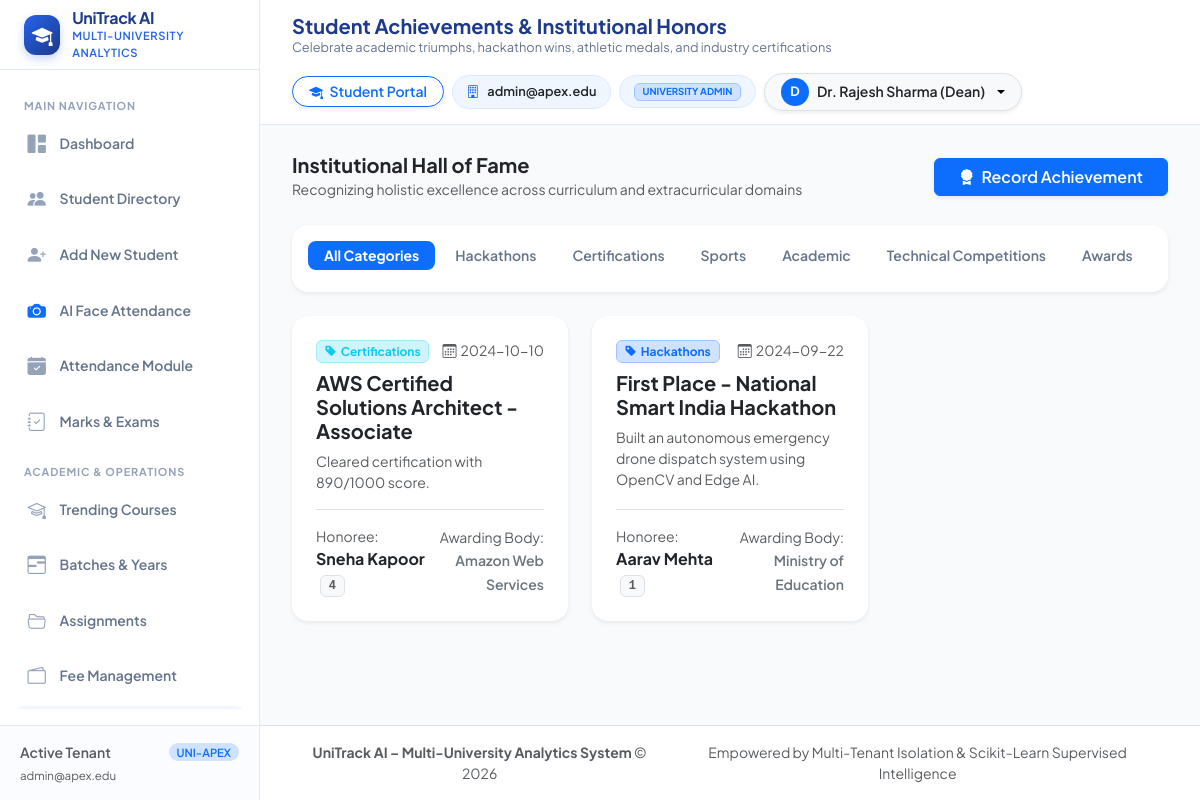
/achievements (signed in), run on the app's committed database.
### tables this page shows
CREATE TABLE achievements (
            id INTEGER PRIMARY KEY AUTOINCREMENT,
            university_id TEXT NOT NULL,
            student_id INTEGER NOT NULL,
            category TEXT NOT NULL, -- 'Academic', 'Sports', 'Certifications', 'Hackathons', 'Technical Competitions', 'Events and Workshops', 'Awards'
            title TEXT NOT NULL,
            description TEXT,
            organizer TEXT,
            achievement_date DATE,
            proof_url TEXT,
            created_at TIMESTAMP DEFAULT CURRENT_TIMESTAMP,
            FOREIGN KEY (university_id) REFERENCES universities (id) ON DELETE CASCADE,
            FOREIGN KEY (student_id) REFERENCES students (id) ON DELETE CASCADE
        );

CREATE TABLE students (
            id INTEGER PRIMARY KEY AUTOINCREMENT,
            university_id TEXT NOT NULL,
            student_id TEXT NOT NULL,
            full_name TEXT NOT NULL,
            email TEXT NOT NULL,
            phone TEXT,
            profile_photo TEXT,
            department_id INTEGER,
            section_id INTEGER,
            academic_year TEXT NOT NULL,
            semester INTEGER DEFAULT 1,
            enrollment_date DATE,
            enrollment_status TEXT DEFAULT 'Active', -- 'Active', 'Inactive', 'Graduated', 'Suspended'
            gender TEXT,
            age INTEGER,
            logins INTEGER DEFAULT 0,
            content_reads INTEGER DEFAULT 0,
            forum_posts INTEGER DEFAULT 0,
            quiz_reviews INTEGER DEFAULT 0,
            created_at TIMESTAMP DEFAULT CURRENT_TIMESTAMP, course_id INTEGER, course_name TEXT, batch_id INTEGER, batch_name TEXT, admission_date DATE, total_fee REAL DEFAULT 0.0, password_hash TEXT,
            UNIQUE(university_id, student_id),
            FOREIGN KEY (university_id) REFERENCES universities (id) ON DELETE CASCADE,
            FOREIGN KEY (department_id) REFERENCES departments (id) ON DELETE SET NULL,
            FOREIGN KEY (section_id) REFERENCES sections (id) ON DELETE SET NULL
        );

### Student_Performance_Analytics/app.py (the view)
@app.route('/achievements')
@login_required
@permission_required('achievements')
def achievements_view():
    uni_id = get_current_university_id()
    cat_filter = request.args.get('category', 'All')
    with db_session() as conn:
        cursor = conn.cursor()
        query = '''
            SELECT a.*, s.student_id, s.full_name
            FROM achievements a
            JOIN students s ON a.student_id = s.id AND a.university_id = s.university_id
            WHERE a.university_id = ?
        '''
        params = [uni_id]
        if cat_filter and cat_filter != 'All':
            query += " AND a.category = ?"
            params.append(cat_filter)
        query += " ORDER BY a.achievement_date DESC"
        cursor.execute(query, params)
        achievements = [dict(r) for r in cursor.fetchall()]
        cursor.execute("SELECT id, student_id, full_name FROM students WHERE university_id = ? ORDER BY full_name", (uni_id,))
        students = [dict(r) for r in cursor.fetchall()]
    return render_template(
        'achievements.html',
        active_page='achievements',
        achievements=achievements,
        students=students,
        current_cat=cat_filter
    )

### Student_Performance_Analytics/app.py (called while the page is built)
@app.context_processor
def inject_global_template_vars():
    return {
        'current_user': get_current_user(),
        'csrf_token': generate_csrf_token,
        'generate_csrf_token': generate_csrf_token,
        'today': datetime.date.today().strftime('%Y-%m-%d')
    }

@app.before_request
def csrf_protection_hook():
    if app.config.get('TESTING'):
        return
    exempt_paths = ['/api/status', '/api/predict']
    if request.path not in exempt_paths:
        validate_csrf()

### Student_Performance_Analytics/auth.py (called while the page is built, shortened)
def generate_csrf_token():
    if '_csrf_token' not in session:
        session['_csrf_token'] = secrets.token_hex(32)
    return session['_csrf_token']

def validate_csrf():
    if request.method in ['POST', 'PUT', 'DELETE', 'PATCH']:
        token = (
            request.headers.get('X-CSRFToken') or
            request.form.get('csrf_token') or
            (request.is_json and request.get_json(silent=True) and request.get_json(silent=True).get('csrf_token'))
        )
        expected_token = session.get('_csrf_token')
        if not expected_token or not token or token != expected_token:
            log_audit_event('CSRF_VALIDATION_FAILED', f"Path: {request.path}")
            if request.is_json:
                abort(403, description="CSRF token validation failed or missing.")
            flash("Security check failed (CSRF token missing or expired). Please try again.", "danger")
            abort(403)

def get_current_user():
    return session.get('user')

def login_required(f):
    @functools.wraps(f)
    def decorated_function(*args, **kwargs):
        if not session.get('user'):
            flash("Please log in to access this page.", "warning")
            return redirect(url_for('login_view', next=request.path))
        return f(*args, **kwargs)
    return decorated_function

def permission_required(permission_name):
    def decorator(f):
        @functools.wraps(f)
        def decorated_function(*args, **kwargs):
            user = session.get('user')
            if not user:
                return redirect(url_for('login_view'))
            if user.get('role') in ['super_admin', 'university_admin']:
                return f(*args, **kwargs)
        return decorated_function
    return decorator

def get_current_university_id():
    user = session.get('user')
    if not user:
        return None
    return user.get('university_id')

### Student_Performance_Analytics/templates/achievements.html (shortened to what this page needs)
{% extends "base.html" %}
{% block page_title %}Student Achievements & Institutional Honors{% endblock %}
{% block page_subtitle %}Celebrate academic triumphs, hackathon wins, athletic medals, and industry certifications{% endblock %}
{% block content %}
<div class="d-flex justify-content-between align-items-center mb-4">
    <div>
        <h5 class="fw-bold mb-0 text-dark">Institutional Hall of Fame</h5>
        <span class="text-muted small">Recognizing holistic excellence across curriculum and extracurricular domains</span>
    </div>
    <button type="button" class="btn btn-primary px-4 fw-semibold shadow-sm" data-bs-toggle="modal" data-bs-target="#addAchievementModal">
        <i class="bi bi-award-fill me-1"></i> Record Achievement
    </button>
</div>
<div class="card border-0 shadow-sm rounded-4 mb-4">
    <div class="card-body p-3">
        <ul class="nav nav-pills gap-1" id="achievementFilterPills">
            <li class="nav-item">
                <a class="nav-link {% if current_cat == 'All' %}active{% endif %} rounded-3 py-1 px-3 small" href="{{ url_for('achievements_view', category='All') }}">All Categories</a>
            </li>
            <li class="nav-item">
                <a class="nav-link {% if current_cat == 'Hackathons' %}active{% endif %} rounded-3 py-1 px-3 small" href="{{ url_for('achievements_view', category='Hackathons') }}">Hackathons</a>
            </li>
            <li class="nav-item">
                <a class="nav-link {% if current_cat == 'Certifications' %}active{% endif %} rounded-3 py-1 px-3 small" href="{{ url_for('achievements_view', category='Certifications') }}">Certifications</a>
            </li>
            <li class="nav-item">
                <a class="nav-link {% if current_cat == 'Sports' %}active{% endif %} rounded-3 py-1 px-3 small" href="{{ url_for('achievements_view', category='Sports') }}">Sports</a>
            </li>
            <li class="nav-item">
                <a class="nav-link {% if current_cat == 'Academic' %}active{% endif %} rounded-3 py-1 px-3 small" href="{{ url_for('achievements_view', category='Academic') }}">Academic</a>
            </li>
            <li class="nav-item">
                <a class="nav-link {% if current_cat == 'Technical Competitions' %}active{% endif %} rounded-3 py-1 px-3 small" href="{{ url_for('achievements_view', category='Technical Competitions') }}">Technical Competitions</a>
            </li>
            <li class="nav-item">
                <a class="nav-link {% if current_cat == 'Awards' %}active{% endif %} rounded-3 py-1 px-3 small" href="{{ url_for('achievements_view', category='Awards') }}">Awards</a>
            </li>
        </ul>
    </div>
</div>
<div class="row g-4 mb-4">
    {% for a in achievements %}
    <div class="col-md-6 col-lg-4">
        <div class="card border-0 shadow-sm rounded-4 h-100 position-relative overflow-hidden">
            <div class="card-body p-4 d-flex flex-column">
                <div class="d-flex justify-content-between align-items-start mb-2">
                    <span class="badge
                        {% if a.category == 'Hackathons' %}bg-primary-subtle text-primary border border-primary-subtle
                        {% elif a.category == 'Sports' %}bg-success-subtle text-success border border-success-subtle
                        {% elif a.category == 'Certifications' %}bg-info-subtle text-info border border-info-subtle
                        {% else %}bg-warning-subtle text-warning border border-warning-subtle{% endif %}">
                        <i class="bi bi-tag-fill me-1"></i>{{ a.category }}
                    </span>
                    <span class="small text-muted"><i class="bi bi-calendar3 me-1"></i>{{ a.achievement_date }}</span>
                </div>
                <h5 class="fw-bold text-dark mb-2">{{ a.title }}</h5>
                <p class="text-muted small mb-3 flex-grow-1">{{ a.description or 'No additional details recorded.' }}</p>
                <div class="border-top pt-3 mt-auto">
                    <div class="d-flex justify-content-between align-items-center">
                        <div>
                            <span class="text-muted small d-block">Honoree:</span>
                            <strong class="text-dark">{{ a.full_name }}</strong>
                            <span class="badge bg-light text-muted border font-monospace ms-1">{{ a.student_id }}</span>
                        </div>
                        {% if a.organizer %}
                        <div class="text-end">
                            <span class="text-muted small d-block">Awarding Body:</span>
                            <span class="small text-secondary fw-semibold">{{ a.organizer }}</span>
                        </div>
                        {% endif %}
                    </div>
                </div>
            </div>
        </div>
    </div>
    {% else %}
    <div class="col-12 text-center py-5 text-muted">
        <i class="bi bi-trophy fs-1 text-secondary d-block mb-2"></i>
        No achievements recorded in this category yet. Click "Record Achievement" above to highlight student triumphs!
    </div>
    {% endfor %}
</div>
{% endblock %}

### Student_Performance_Analytics/static/css/style.css (style rules this page uses)
:root { --bg-main: #FFFFFF; --bg-canvas: #F8FAFC; --primary-blue: #2563EB; --primary-blue-hover: #1D4ED8; --dark-blue: #1E3A8A; --light-blue: #EFF6FF; --light-blue-hover: #DBEAFE; --text-primary: #172554; --text-secondary: #64748B; --text-muted: #94A3B8; --border-color: #E2E8F0; --border-subtle: #F1F5F9; --card-bg: #FFFFFF; --card-shadow: 0 4px 14px 0 rgba(30, 58, 138, 0.05), 0 1px 3px 0 rgba(0, 0, 0, 0.02); --card-shadow-hover: 0 10px 25px -3px rgba(37, 99, 235, 0.12), 0 4px 6px -2px rgba(0, 0, 0, 0.04); --danger-red: #DC2626; --danger-bg: #FEF2F2; --warning-orange: #D97706; --warning-bg: #FFFBEB; --success-green: #059669; --success-bg: #ECFDF5; --accent-purple: #7C3AED; --accent-purple-bg: #F5F3FF; --sidebar-width: 260px; --topbar-height: 70px; --radius-sm: 8px; --radius-md: 12px; --radius-lg: 16px; --radius-pill: 9999px; --transition: all 0.25s cubic-bezier(0.4, 0, 0.2, 1); }
* { box-sizing: border-box; margin: 0; padding: 0; }
body { font-family: 'Plus Jakarta Sans', -apple-system, BlinkMacSystemFont, 'Segoe UI', Roboto, sans-serif; background-color: var(--bg-canvas); color: var(--text-primary); min-height: 100vh; overflow-x: hidden; line-height: 1.5; }
.nav-item { margin-bottom: 0.35rem; }
.nav-link { display: flex; align-items: center; padding: 0.7rem 0.85rem; border-radius: var(--radius-md); color: var(--text-secondary); font-weight: 600; font-size: 0.875rem; text-decoration: none; transition: var(--transition); }
.nav-link.active { background-color: var(--light-blue); color: var(--primary-blue); font-weight: 700; }
.card { background: var(--card-bg); border: 1px solid var(--border-color); border-radius: var(--radius-lg); box-shadow: var(--card-shadow); transition: var(--transition); }

### data on the page
achievements: category "Certifications", achievement_date "2024-10-10", title "AWS Certified Solutions Architect - Associate", description "Cleared certification with 890/1000 score.", full_name "Sneha Kapoor", student_id "4", organizer "Amazon Web Services"
achievements: category "Hackathons", achievement_date "2024-09-22", title "First Place - National Smart India Hackathon", description "Built an autonomous emergency drone dispatch system using OpenCV and Edge AI.", full_name "Aarav Mehta", student_id "1", organizer "Ministry of Education"

### other printed values
{{ current_user.university_name if current_user else 'UniTrack Global' }} "admin@apex.edu"
{{ current_user.university_name }} "admin@apex.edu"
{{ current_user.role.replace('_', ' ') }} "UNIVERSITY ADMIN"
{{ current_user.full_name[:1] }} "D"
{{ current_user.full_name }} "Dr. Rajesh Sharma (Dean)"
